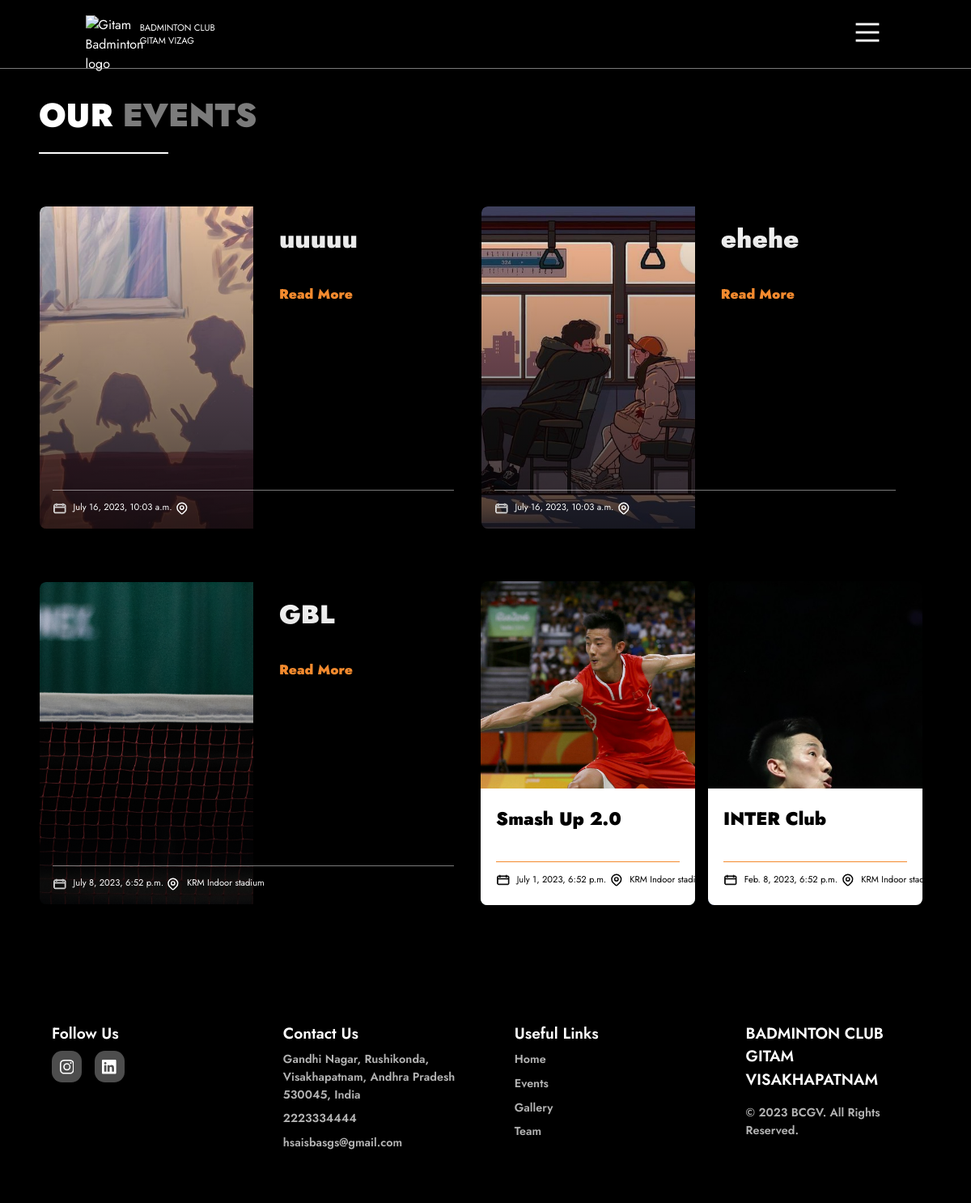
The app's page /Events with its own data.
### club/models.py (models this page shows, shortened)
class EventsList(models.Model):
  Image = models.ImageField(upload_to='static/EventsGallery')
  Title = models.TextField(max_length=50)
  StartDate = models.DateTimeField(default=datetime.datetime.today())
  Location = models.TextField(max_length=50,blank=True)
  Description = models.CharField(max_length=5000,blank=True)
  Description2 = models.CharField(max_length=300,blank=True)
  Register_Soon = models.TextField(max_length=30)
  Google_form = models.TextField(max_length=500)

### club/views.py (the view)
# urls.py: path('Events', views.Events, name="Events"),
def Events(request):
    eventslist = EventsList.objects.all().order_by('-StartDate')
    context = {'eventslist':eventslist}
    return render(request,'club/Events.html', context)

### club/templates/club/Events.html (shortened to what this page needs)
{% extends 'index.html' %}
{% block contents %}
<main>
    <section class="events-section">
        <p class="about-us1">OUR <span>EVENTS</span></p>
        <div class="header-line5"></div>
        <div class="our-events">
            {% for Events in eventslist %}
                {% if forloop.counter > 3 %}
                    <div class="card2">
                        <div class="event-img2"><img src="{{Events.Image.url}}" alt=""></div>
                        <div class="event-info2">
                            <div class="title2">{{Events.Title}}</div>
                            <div class="ti-ve2">
                                <div class="time-date2">{{Events.StartDate}}</div>
                                <div class="venue2">{{Events.Location}}</div>
                            </div>
                        </div>
                    </div>
                {% else %}
                    <div class="card">
                        <div class="event-img"><img src="{{Events.Image.url}}" alt=""></div>
                        <div class="event-transparent"></div>
                        <div class="event-info">
                            <div class="title">{{Events.Title}}</div>
                            <button class="read-more" type="button" class="btn btn-primary" data-bs-toggle="modal"
                                data-bs-target="#modal-{{ Events.id }}">Read More</button>
                            <div class="ti-ve">
                                <div class="time-date">{{Events.StartDate}}</div>
                                <div class="venue">{{Events.Location}}</div>
                            </div>
                        </div>
                    </div>
                {% endif %}
            {% endfor %}
        </div>
    </section>
</main>
{% endblock %}

### templates/index.html (shortened to what this page needs)
{% load static %}
{% url 'home' as home %}
<!DOCTYPE html>
<html lang="en">
<head>
    <link rel="stylesheet" href="{% static 'styles/index.css' %}">
    <link rel="stylesheet" href="{% static 'styles/home.css' %}">
    <link rel="stylesheet" href="{% static 'styles/events.css' %}">
    <link rel="stylesheet" href="{% static 'styles/gallery.css' %}">
    <link rel="stylesheet" href="{% static 'styles/team.css' %}">
    <link href="https://cdn.jsdelivr.net/npm/bootstrap@5.3.0/dist/css/bootstrap.min.css" rel="stylesheet">
</head>
<body>
    <nav>
        {% if request.path == home %}
        <div class="slo">
            <div class="slogan ">
                <p>RALLY<br>SMASH<br>TRIUMPH!</p>
            </div>
        </div>
        <div id="navbar" class="header">
            <div class="logo"><img src="../static/icons/DSJW4756.PNG" alt="Gitam Badminton logo" loading="lazy"></div>
            <p class="logo-text">BADMINTON CLUB<br>GITAM VIZAG</p>
        </div>
        {% else %}
        <div class=" header bgColor">
            <div class="logo"><img src="../static/icons/DSJW4756.PNG" alt="Gitam Badminton logo" loading="lazy"></div>
            <p class="logo-text">BADMINTON CLUB<br>GITAM VIZAG</p>
        </div>
        {% endif %}
        <div class="hamburger" onclick="myFunction()">
            <button class="menu" onclick="this.classList.toggle('opened');this.setAttribute('aria-expanded', this.classList.contains('opened'))" aria-label="Main Menu">
            </button>
        </div>
    </nav>
{% block contents %}
{% endblock %}
    <footer>
        <div class="footer-header1">
            Follow Us
            <div class="social-media">
                <div class="smbg">
                    <a href="" target="_blank"></a>
                </div>
                <div class="smbg">
                    <a href="" target="_blank"></a>
                </div>
            </div>
        </div>
        <div class="footer-header2">
            Contact Us
            <div class="footer-info"><a href="https://www.google.com/maps/place/Gandhi+Institute+of+Technology+and+Management/@17.7816493,83.3748797,17z/data=!3m1!4b1!4m16!1m9!4m8!1m0!1m6!1m2!1s0x3a395b1d31491a4d:0x8b129d81ef9bc2fa!2sGandhi+Institute+of+Technology+and+Management,+Gandhi+Nagar,+Rushikonda,+Visakhapatnam,+Andhra+Pradesh+530045,+India!2m2!1d83.37746!2d17.7816493!3m5!1s0x3a395b1d31491a4d:0x8b129d81ef9bc2fa!8m2!3d17.7816493!4d83.37746!16s%2Fm%2F02zbddn?hl=en-US&entry=ttu" target="_blank">Gandhi Nagar, Rushikonda, Visakhapatnam, Andhra Pradesh 530045, India</a></div>
            <div class="footer-info">2223334444</div>
            <div class="footer-info"><a href="mailto:hsaisbasgs@gmail.com">hsaisbasgs@gmail.com</a></div>
        </div>
        <div class="footer-header3">
            Useful Links
            <div class="footer-info"><a href="/">Home</a></div>
            <div class="footer-info"><a href="Events">Events</a></div>
            <div class="footer-info"><a href="Gallery">Gallery</a></div>
            <div class="footer-info"><a href="Team">Team</a></div>
        </div>
        <div class="footer-header4">
            BADMINTON CLUB
            <br> GITAM VISAKHAPATNAM
            <div class="footer-info">&copy 2023 BCGV. All Rights Reserved.</div>
        </div>
    </footer>
</body>
</html>

### static/styles/index.css (style rules this page uses)
* { margin: 0; padding: 0; box-sizing: border-box; }
body { font-family: 'Jost', sans-serif !important; background-color: #000000 !important; }
.header { color: #ffffff; display: flex; flex-flow: row nowrap; position: fixed; width: 100%; height: 5.3rem; top: 0rem; right: 0; left: 0; justify-content: end; align-items: center; padding: 1.1rem 1.8rem 1.1rem 1.8rem; z-index: 2; }
.bgColor { background-color: #000000ac; border-bottom: solid 1px rgba(255, 255, 255, 0.480); box-shadow: 0 0 20px rgba(0, 0, 0, 0.465); color: #ffffff; }
.logo, .logo-text { position: fixed; width: 2.8rem; height: auto; left: 1.8rem; top: 1.2rem; }
.logo-text { text-decoration: none; -webkit-font-size: 0.7rem; -moz-font-size: 0.7rem; font-size: 0.7rem; top: 1.6rem; left: 5.5rem; white-space: nowrap; }
.logo img { width: 100%; height: auto; }
.menu svg { width: 100%; height: 100%; }
.hamburger { position: fixed; top: 1rem; right: 1.5rem; z-index: 4; }
.menu { width: 3rem; height: 3rem; background-color: transparent; border: none; cursor: pointer; display: flex; padding: 0; }
.footer-header1, .footer-header2, .footer-header3, .footer-header4 { font-size: 1.2rem; color: white; display: flex; flex-flow: column nowrap; align-items: start; justify-content: space-evenly; gap: 0.5rem; font-weight: 600; }
footer .footer-info { font-size: 0.9rem; color: rgba(255, 255, 255, 0.7); transition: transform 0.3s ease; }
footer { background-color: #000000; padding: 4rem 3rem; display: flex; flex-flow: column nowrap; align-items: start; justify-content: space-evenly; gap: 2rem; }
.social-media { width: 4rem; height: auto; display: flex; flex-flow: row nowrap; align-items: start; gap: 1rem; }
.smbg, .smbg:visited { padding: 0.2rem 0.6rem 0.4rem 0.6rem; background-color: hwb(0 50% 50% / 0.6); backdrop-filter: blur(10px); border-radius: 0.8rem; transition: all 0.3s ease; }
.bi { width: 1.1rem; height: auto; color: rgb(255, 255, 255); }
.footer-header3 a, .footer-header3 a:visited, .footer-header2 a, .footer-header2 a:visited { font-size: 0.9rem; color:rgba(255, 255, 255, 0.7); text-decoration: none; }
@media (min-width:700px) { footer { padding: 4rem; display: flex; flex-flow: row wrap; align-items: start; justify-content: space-between; gap: 3rem; } }
@media (min-width:700px) { .footer-header1, .footer-header2, .footer-header3, .footer-header4 { width: 20%; } }
@media (min-width:1024px) { .logo { left: 6.6rem; } }
@media (min-width:1024px) { .logo-text { left: 10.8rem; } }
@media (min-width:1024px) { .hamburger { right: 6.5rem; } }

### static/styles/home.css (style rules this page uses)
.about-us, .about-us1, .sponsored-by { color: rgb(255, 255, 255); font-size: 1.8rem; font-weight: 900; }
.about-us span, .about-us1 span, .photo-text span , .sponsored-by span { color: rgba(255, 255, 255, 0.483); }
.header-line1, .header-line2, .header-line3, .header-line4, .header-line5, .header-line6, .header-line7, .header-line8 { border: none; background-color: rgb(255, 255, 255); width: 10rem; height: 0.1rem; transition: all 1s ease; overflow: hidden; scroll-behavior: smooth; }
@media (min-width:700px ) { .about-us, .about-us1, .sponsored-by { font-size: 2.5rem; } }
@media (min-width:1024px) { .header-line1, .header-line5, .header-line6, .header-line7, .header-line8 { margin: 1rem 0 2rem 0; } }

### records on screen
EventsList: Image (picture), Title "uuuuu", StartDate "July 16, 2023, 10:03 a.m."
EventsList: Image (picture), Title "ehehe", StartDate "July 16, 2023, 10:03 a.m."
EventsList: Image (picture), Title "GBL", StartDate "July 8, 2023, 6:52 p.m.", Location "KRM Indoor stadium"
EventsList: Image (picture), Title "Smash Up 2.0", StartDate "July 1, 2023, 6:52 p.m.", Location "KRM Indoor…"
EventsList: Image (picture), Title "INTER Club", StartDate "Feb. 8, 2023, 6:52 p.m.", Location "KRM Indoor…"
